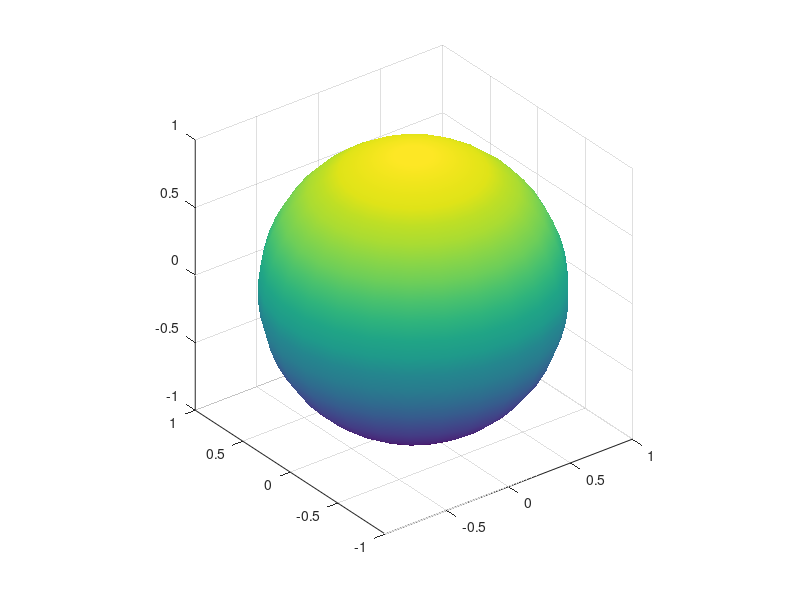

Recreate this plot in MATLAB. (Note: this script raises an error after producing the figure.)
% plotBlochSphere.m

[Xs, Ys, Zs] = sphere (25);
%Make a sphere
mySphere = surf( Xs, Ys, Zs); 
%make more spherical
axis equal 
shading interp
mySphere.FaceAlpha = 0.25;

line([-1 1], [0 0], [0 0], 'LineWidth', 1, 'Color', [0 0 0])
line([0 0], [-1 1], [0 0], 'LineWidth', 1, 'Color', [0 0 0])
line([0 0], [0 0], [-1 1], 'LineWidth', 1, 'Color', [0 0 0])

text( 0, 0, 1.1, '$\left| 0 \right>$', 'Interpreter', 'latex', 'FontSize', 20, 'HorizontalAlignment', 'Center')
text( 1.1, 0, 0, '$\left| + \right>$', 'Interpreter', 'latex', 'FontSize', 20, 'HorizontalAlignment', 'Center')
text( -1.1, 0, 0, '$\left| - \right>$', 'Interpreter', 'latex', 'FontSize', 20, 'HorizontalAlignment', 'Center')

view([60 15])

text( 0, 0, -1.1, '$\left| 1 \right>$', 'Interpreter', 'latex', 'FontSize', 20, 'HorizontalAlignment', 'Center')
